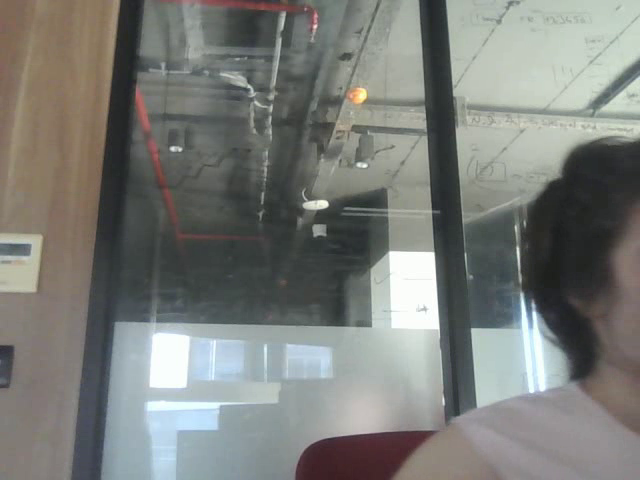
#> input picture frame 28 of output.avi, 640 x 480 px, given in place of the camera
$ python deneme.py
#> lines starting #> are read from the running program, lines starting #| are printed output that depends on the picture; after the words box and inside, x2 and y2 are one past the last pixel; in counts of white or black regions, pixels touching at a corner belong together
import cv2
import numpy as np
import time
from dotenv import load_dotenv
import os

load_dotenv(dotenv_path=r"C:\Users\esma-\dev\CameraDetection\infos.env")
# Read values from environment variables
FROM_EMAIL = os.getenv("FROM_EMAIL")
PASSWORD = os.getenv("PASSWORD")
TO_EMAIL = os.getenv("TO_EMAIL")


def record_on_motion(output_path="output.avi", threshold=30, min_motion_pixels=10000, inactivity_timeout=5.0):

#> called with output_path = 'output.avi', threshold = 30, min_motion_pixels = 10000, inactivity_timeout = 5
    cap = cv2.VideoCapture(0)
    if not cap.isOpened():
        print("Error: Cannot open camera.")
        return

    # Get frame dimensions for the video writer
    ret, frame = cap.read()
#> frame is the input picture: shape (480, 640, 3); mean B, G, R 120.9, 124.9, 123
    if not ret:
        print("Error: Cannot read frame from camera.")
        cap.release()
        return
    height, width, _ = frame.shape
#> height = 480; width = 640

    fourcc = cv2.VideoWriter_fourcc(*'XVID')
    out = None
    is_recording = False
    last_motion_time = None

    prev_gray = cv2.cvtColor(frame, cv2.COLOR_BGR2GRAY)
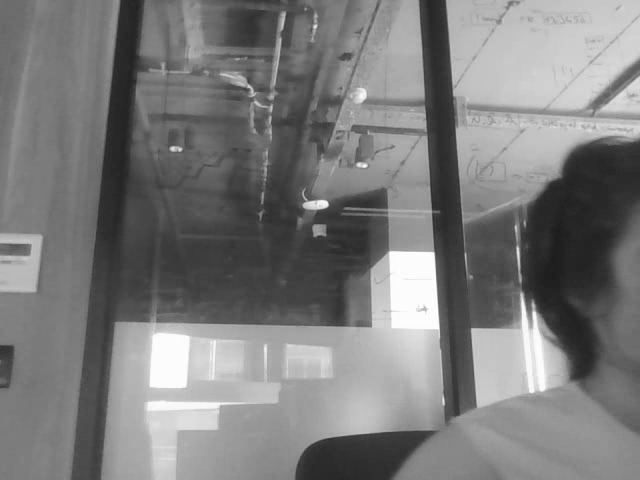
#> prev_gray: shape (480, 640); min 28, max 255, mean 123.8
    prev_gray = cv2.GaussianBlur(prev_gray, (21, 21), 0) # Apply blur to reduce noise
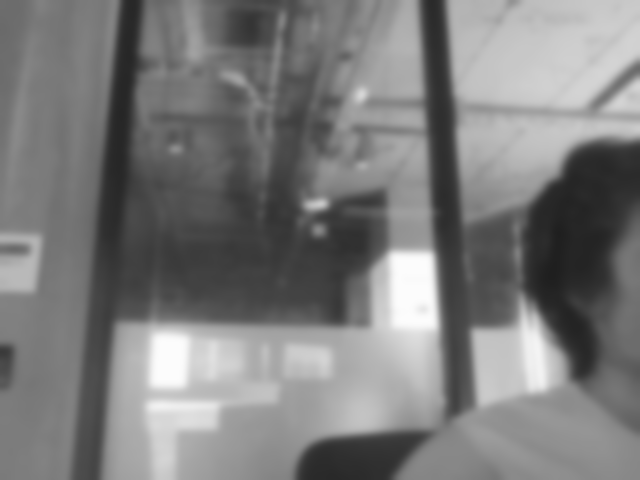
#> prev_gray: shape (480, 640); min 31, max 252, mean 123.8

    print("Ready to detect motion. Press 'q' to quit.")

    while True:
        ret, frame = cap.read()
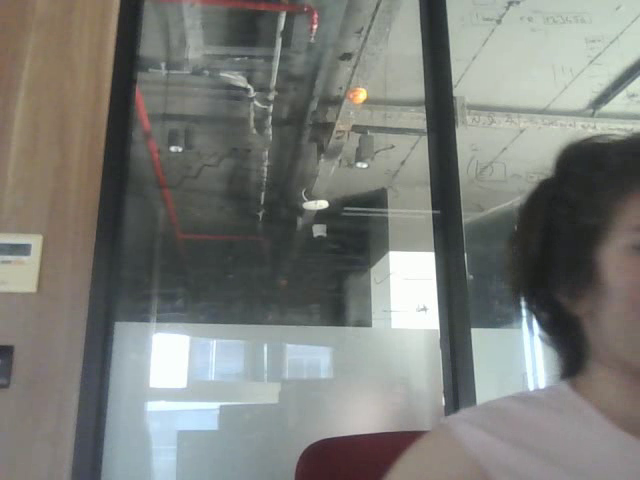
#> input picture frame 29 of output.avi, 640 x 480 px, given in place of the camera
#> frame is the input picture: shape (480, 640, 3); mean B, G, R 120.2, 124.5, 122.7
        if not ret:
            break

        gray = cv2.cvtColor(frame, cv2.COLOR_BGR2GRAY)
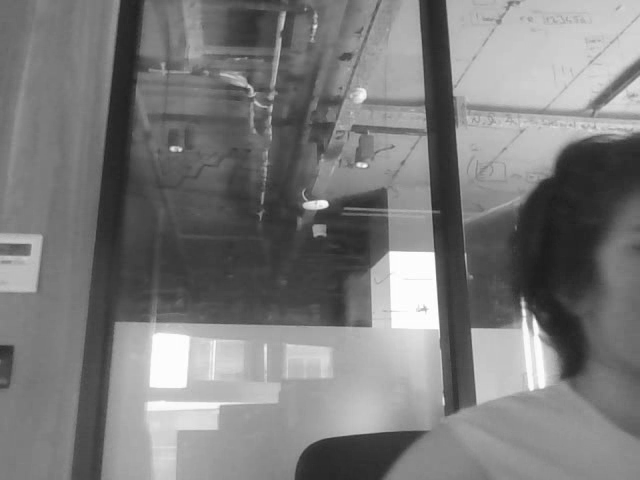
#> gray: shape (480, 640); min 28, max 255, mean 123.4
        gray = cv2.GaussianBlur(gray, (21, 21), 0)
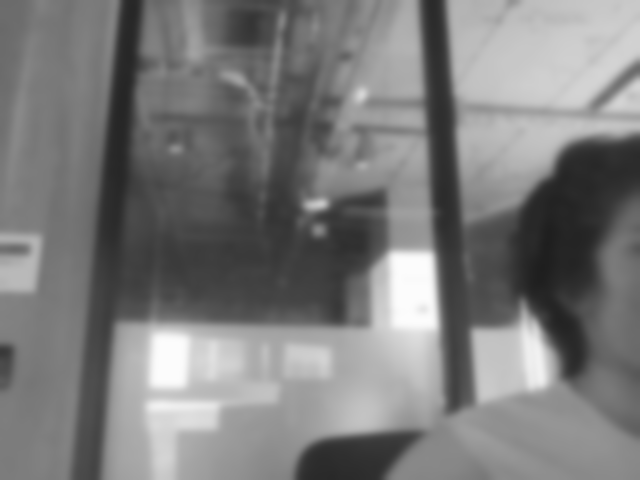
#> gray: shape (480, 640); min 30, max 252, mean 123.4

        # Compute the difference between the current and previous frame
        frame_delta = cv2.absdiff(prev_gray, gray)
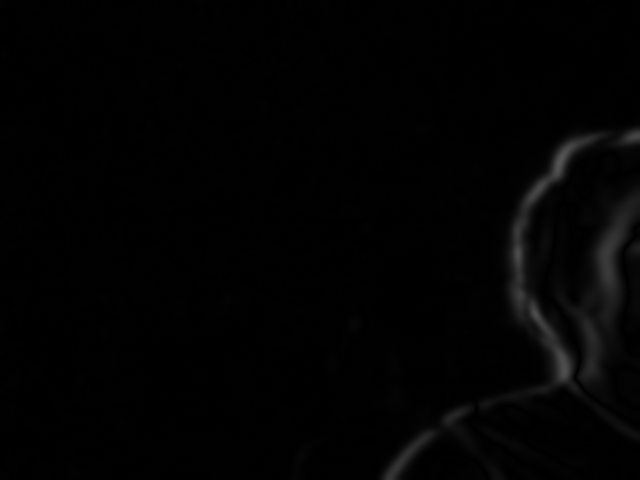
#> frame_delta: shape (480, 640); min 0, max 85, mean 2.4
        thresh = cv2.threshold(frame_delta, threshold, 255, cv2.THRESH_BINARY)[1]
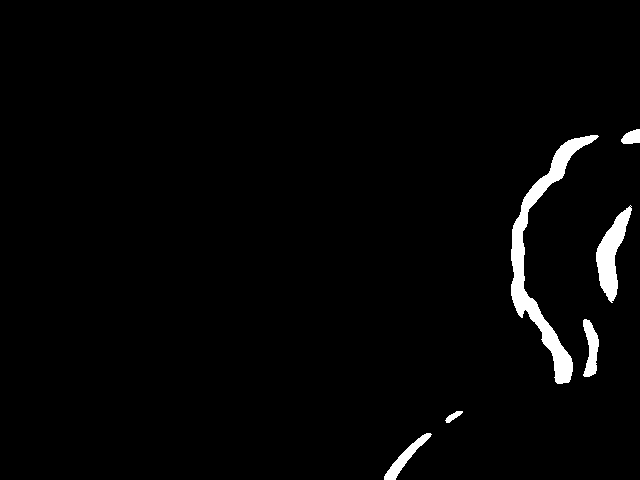
#> thresh: shape (480, 640); 2.2% white; 6 white regions, box (x1, y1, x2, y2) and area: (511, 135, 599, 384) 3872, (596, 205, 632, 303) 1526, (583, 319, 599, 377) 571, (384, 433, 432, 480) 553, (621, 129, 640, 144) 215, (445, 411, 463, 423) 98

        # Count the number of white pixels (indicating change)
        motion_pixel_count = np.count_nonzero(thresh)
#> motion_pixel_count = 6835

        motion_detected = motion_pixel_count > min_motion_pixels
#> motion_detected = False

        if motion_detected:
            if not is_recording:
                # Start recording when motion is first detected
                print("Motion detected! Starting recording...")
                is_recording = True
                out = cv2.VideoWriter(output_path, fourcc, 20.0, (width, height))

            last_motion_time = time.time()

        if is_recording:
            # Write the frame to the file while recording
            out.write(frame)

            # Check if motion has stopped for the timeout duration
            if time.time() - last_motion_time > inactivity_timeout:
                print(f"Motion stopped. Finishing recording after {inactivity_timeout} seconds of inactivity.")
                break # Exit the loop to save the video

        prev_gray = gray
    # Cleanup
    if is_recording:
        out.release()
    cap.release()
    cv2.destroyAllWindows()
    print(f"Video saved to {output_path}" if is_recording else "No motion was recorded.")
    return is_recording # Return whether a video was actually created

# [46 lines left out: functions capture_frame_from_video, faceDetect, not called in this run]

from MailPhotoSender import MailPhotoSender
# [14 lines left out: function send_face_detected_email, not called in this run]


if __name__ == "__main__":
    VIDEO_PATH = "output.avi"
    IMAGE_PATH = "face.jpg"

    # Start the motion detection and recording process
    video_was_recorded = record_on_motion()

    # If a video was successfully recorded, proceed with analysis
    if video_was_recorded:
        face_found = faceDetect()
        if face_found==True:
            # Capture a frame only if a face was found
            frame_saved = capture_frame_from_video()
            if frame_saved:
                send_face_detected_email()
                print("Face detected and email sent successfully.")

$ run again, starting later in the video
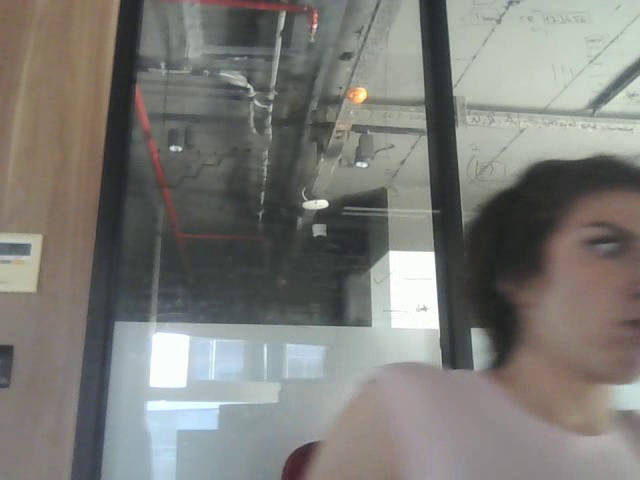
#> input picture frame 128 of output.avi, 640 x 480 px, given in place of the camera
#> in record_on_motion, frame is the input picture: shape (480, 640, 3); mean B, G, R 119.7, 124.1, 124.7
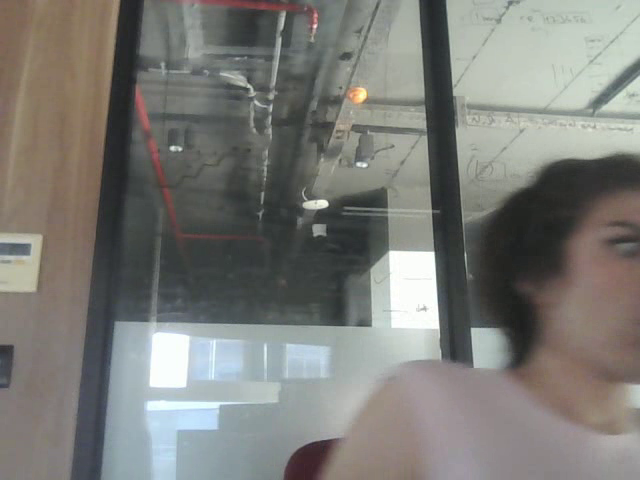
#> input picture frame 129 of output.avi, 640 x 480 px, given in place of the camera
#> in record_on_motion, frame is the input picture: shape (480, 640, 3); mean B, G, R 119.5, 124, 124.2
#> in record_on_motion, `thresh = cv2.threshold(frame_delta, threshold, 255, cv2.THRESH_BINARY)..`:
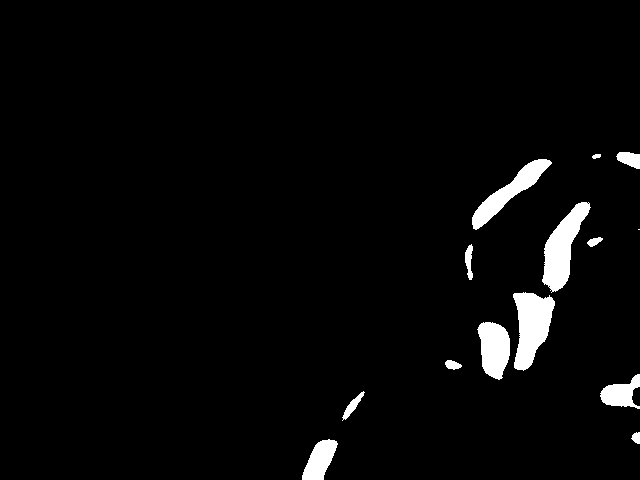
#> thresh: shape (480, 640); 3.2% white; 14 white regions (1 under 20 px), largest, box (x1, y1, x2, y2) and area: (513, 292, 555, 371) 2100, (542, 202, 591, 293) 2021, (472, 159, 552, 230) 1553
#> motion_pixel_count = 9737
#> motion_detected = False

$ run again, starting later in the video
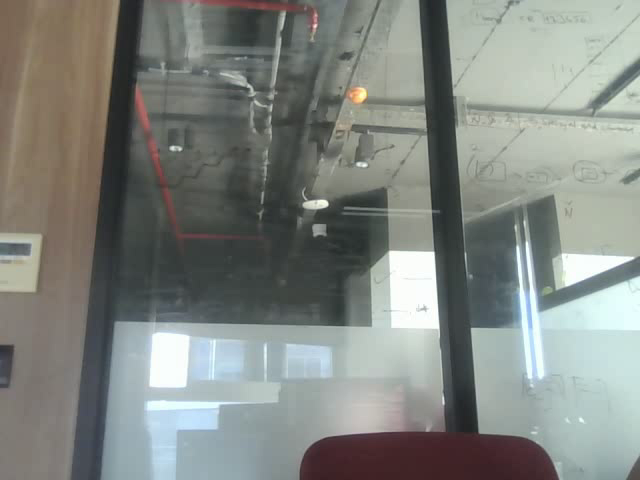
#> input picture frame 228 of output.avi, 640 x 480 px, given in place of the camera
#> in record_on_motion, frame is the input picture: shape (480, 640, 3); mean B, G, R 129.5, 134.5, 130.1
#> in record_on_motion, `prev_gray = cv2.GaussianBlur(prev_gray, (21, 21), 0)`:
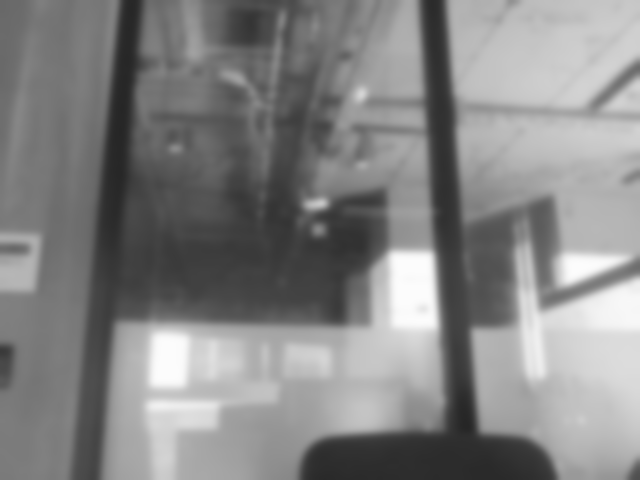
#> prev_gray: shape (480, 640); min 38, max 252, mean 132.6
#> in record_on_motion, `frame_delta = cv2.absdiff(prev_gray, gray)`:
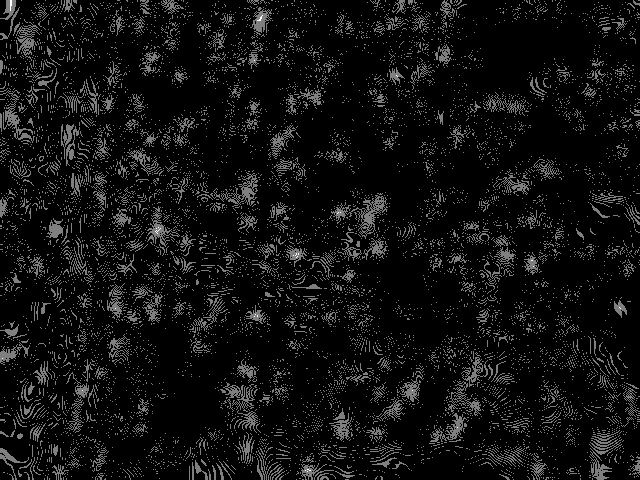
#> frame_delta: shape (480, 640); min 0, max 2, mean 0.129; drawn with min black and max white
#> thresh: shape (480, 640); every value is 0
#> motion_pixel_count = 0
#> motion_detected = False
